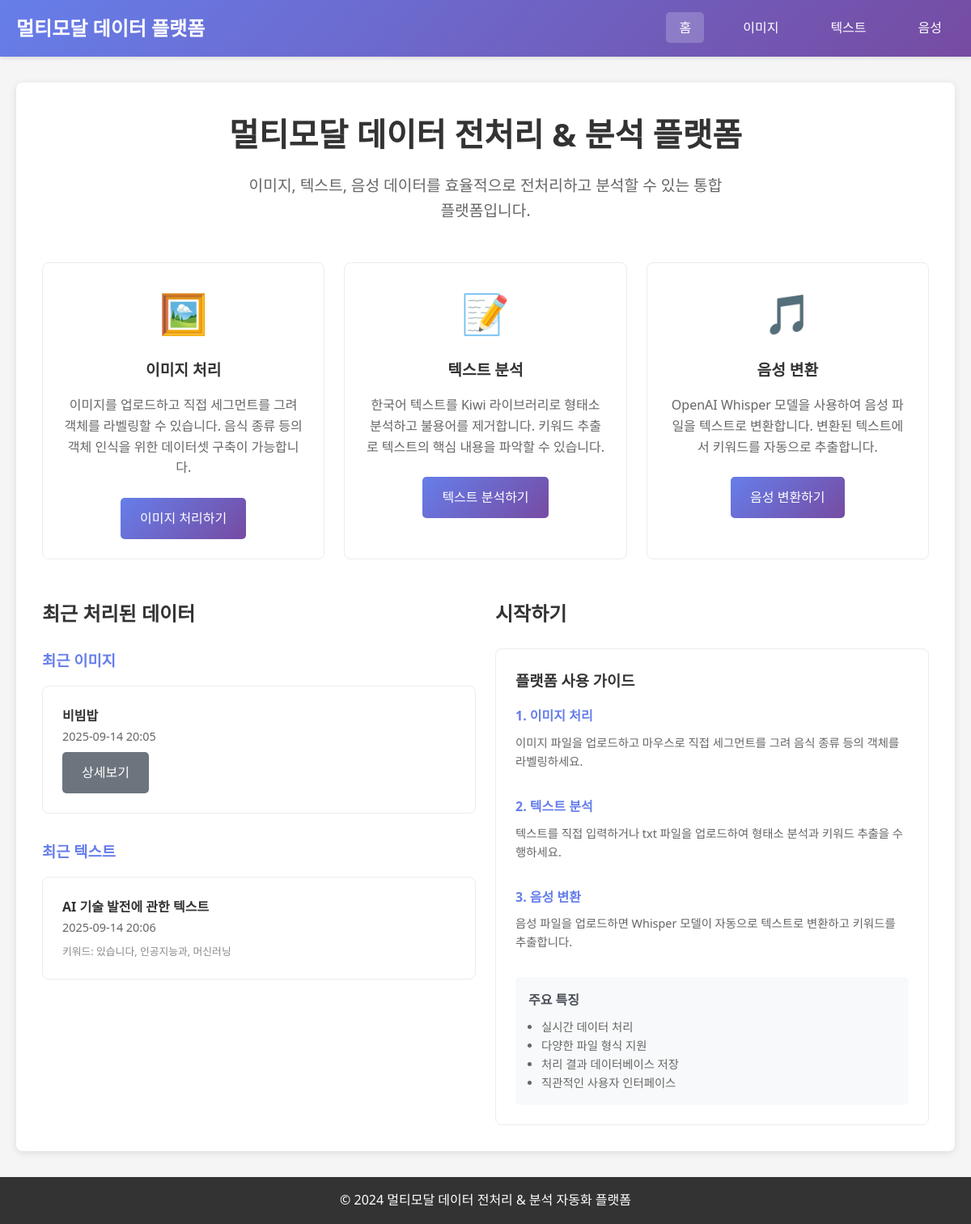
Before: / with the older database file.
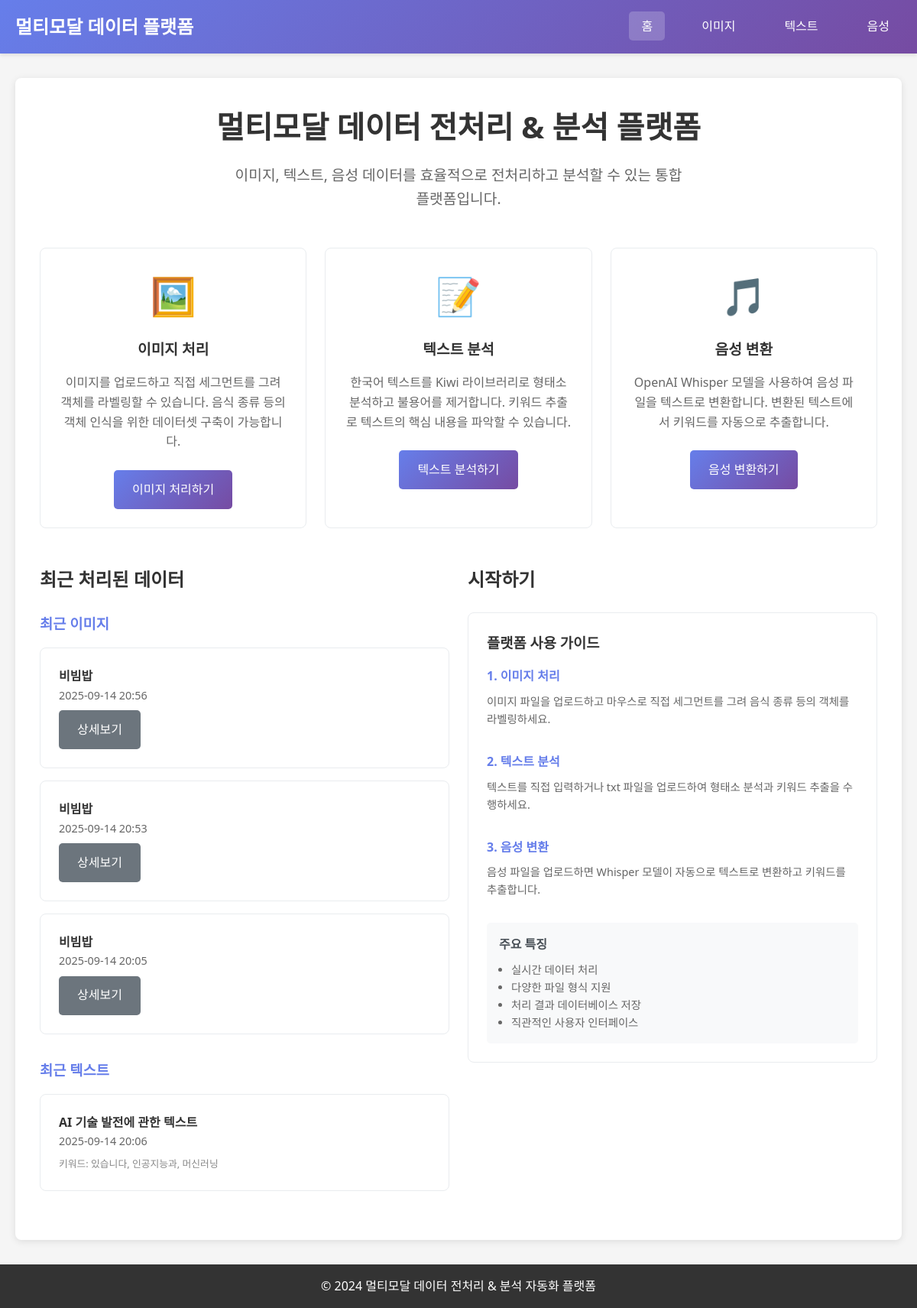
After: the same page with the newer database file.
### multimodal/models.py (models this page shows, shortened)
class ImageData(models.Model):
    title = models.CharField(max_length=200, verbose_name="제목")
    image_file = models.ImageField(upload_to='images/', verbose_name="이미지 파일")
    uploaded_at = models.DateTimeField(auto_now_add=True, verbose_name="업로드 시간")
    user = models.ForeignKey(User, on_delete=models.CASCADE, null=True, blank=True)
    class Meta:
        verbose_name = "이미지 데이터"
        verbose_name_plural = "이미지 데이터"

class TextData(models.Model):
    title = models.CharField(max_length=200, verbose_name="제목")
    original_text = models.TextField(verbose_name="원본 텍스트")
    processed_text = models.TextField(blank=True, verbose_name="처리된 텍스트")
    morphemes = models.JSONField(default=list, verbose_name="형태소 분석 결과")  # [{"word": str, "pos": str}, ...]
    keywords = models.JSONField(default=list, verbose_name="키워드 추출 결과")  # [str, ...]
    created_at = models.DateTimeField(auto_now_add=True)
    user = models.ForeignKey(User, on_delete=models.CASCADE, null=True, blank=True)
    class Meta:
        verbose_name = "텍스트 데이터"
        verbose_name_plural = "텍스트 데이터"

### multimodal/views.py (the view)
# urls.py: 2. Add a URL to urlpatterns:  path('', views.home, name='home')
def home(request):
    context = {
        'recent_images': ImageData.objects.order_by('-uploaded_at')[:3],
        'recent_texts': TextData.objects.order_by('-created_at')[:3],
        'recent_audios': AudioData.objects.order_by('-uploaded_at')[:3],
    }
    return render(request, 'multimodal/home.html', context)

### multimodal/templates/multimodal/home.html (shortened to what this page needs)
{% extends 'multimodal/base.html' %}
{% block content %}
<div style="text-align: center; margin-bottom: 3rem;">
    <h1 style="font-size: 2.5rem; color: #333; margin-bottom: 1rem;">멀티모달 데이터 전처리 & 분석 플랫폼</h1>
    <p style="font-size: 1.2rem; color: #666; max-width: 600px; margin: 0 auto;">
        이미지, 텍스트, 음성 데이터를 효율적으로 전처리하고 분석할 수 있는 통합 플랫폼입니다.
    </p>
</div>
<div class="grid grid-3" style="margin-bottom: 3rem;">
    <div class="card" style="text-align: center;">
        <div style="font-size: 3rem; color: #667eea; margin-bottom: 1rem;">🖼️</div>
        <h3 class="card-title">이미지 처리</h3>
        <p style="color: #666; margin-bottom: 1.5rem;">
            이미지를 업로드하고 직접 세그먼트를 그려 객체를 라벨링할 수 있습니다. 음식 종류 등의 객체 인식을 위한 데이터셋 구축이 가능합니다.
        </p>
        <a href="{% url 'multimodal:image_tab' %}" class="btn btn-primary">이미지 처리하기</a>
    </div>
    <div class="card" style="text-align: center;">
        <div style="font-size: 3rem; color: #667eea; margin-bottom: 1rem;">📝</div>
        <h3 class="card-title">텍스트 분석</h3>
        <p style="color: #666; margin-bottom: 1.5rem;">
            한국어 텍스트를 Kiwi 라이브러리로 형태소 분석하고 불용어를 제거합니다. 키워드 추출로 텍스트의 핵심 내용을 파악할 수 있습니다.
        </p>
        <a href="{% url 'multimodal:text_tab' %}" class="btn btn-primary">텍스트 분석하기</a>
    </div>
    <div class="card" style="text-align: center;">
        <div style="font-size: 3rem; color: #667eea; margin-bottom: 1rem;">🎵</div>
        <h3 class="card-title">음성 변환</h3>
        <p style="color: #666; margin-bottom: 1.5rem;">
            OpenAI Whisper 모델을 사용하여 음성 파일을 텍스트로 변환합니다. 변환된 텍스트에서 키워드를 자동으로 추출합니다.
        </p>
        <a href="{% url 'multimodal:audio_tab' %}" class="btn btn-primary">음성 변환하기</a>
    </div>
</div>
<div class="grid grid-2">
    <div>
        <h2 style="margin-bottom: 1.5rem; color: #333;">최근 처리된 데이터</h2>
        {% if recent_images %}
            <h3 style="color: #667eea; margin-bottom: 1rem;">최근 이미지</h3>
            <div class="grid" style="gap: 1rem; margin-bottom: 2rem;">
                {% for image in recent_images %}
                    <div class="card">
                        <h4>{{ image.title }}</h4>
                        <p style="color: #666; font-size: 0.9rem;">{{ image.uploaded_at|date:"Y-m-d H:i" }}</p>
                        <a href="{% url 'multimodal:image_detail' image.id %}" class="btn btn-secondary" style="margin-top: 0.5rem;">상세보기</a>
                    </div>
                {% endfor %}
            </div>
        {% endif %}
        {% if recent_texts %}
            <h3 style="color: #667eea; margin-bottom: 1rem;">최근 텍스트</h3>
            <div class="grid" style="gap: 1rem; margin-bottom: 2rem;">
                {% for text in recent_texts %}
                    <div class="card">
                        <h4>{{ text.title }}</h4>
                        <p style="color: #666; font-size: 0.9rem;">{{ text.created_at|date:"Y-m-d H:i" }}</p>
                        <p style="color: #888; font-size: 0.8rem; margin-top: 0.5rem;">
                            키워드: {% for keyword in text.keywords|slice:":3" %}{{ keyword }}{% if not forloop.last %}, {% endif %}{% endfor %}
                        </p>
                    </div>
                {% endfor %}
            </div>
        {% endif %}
    </div>
    <div>
        <h2 style="margin-bottom: 1.5rem; color: #333;">시작하기</h2>
        <div class="card">
            <h3 style="margin-bottom: 1rem;">플랫폼 사용 가이드</h3>
            <div style="margin-bottom: 2rem;">
                <h4 style="color: #667eea; margin-bottom: 0.5rem;">1. 이미지 처리</h4>
                <p style="font-size: 0.9rem; color: #666; margin-bottom: 1rem;">
                    이미지 파일을 업로드하고 마우스로 직접 세그먼트를 그려 음식 종류 등의 객체를 라벨링하세요.
                </p>
            </div>
            <div style="margin-bottom: 2rem;">
                <h4 style="color: #667eea; margin-bottom: 0.5rem;">2. 텍스트 분석</h4>
                <p style="font-size: 0.9rem; color: #666; margin-bottom: 1rem;">
                    텍스트를 직접 입력하거나 txt 파일을 업로드하여 형태소 분석과 키워드 추출을 수행하세요.
                </p>
            </div>
            <div style="margin-bottom: 2rem;">
                <h4 style="color: #667eea; margin-bottom: 0.5rem;">3. 음성 변환</h4>
                <p style="font-size: 0.9rem; color: #666; margin-bottom: 1rem;">
                    음성 파일을 업로드하면 Whisper 모델이 자동으로 텍스트로 변환하고 키워드를 추출합니다.
                </p>
            </div>
            <div style="background: #f8f9fa; padding: 1rem; border-radius: 5px;">
                <h4 style="color: #495057; margin-bottom: 0.5rem;">주요 특징</h4>
                <ul style="margin-left: 1rem; color: #666; font-size: 0.9rem;">
                    <li>실시간 데이터 처리</li>
                    <li>다양한 파일 형식 지원</li>
                    <li>처리 결과 데이터베이스 저장</li>
                    <li>직관적인 사용자 인터페이스</li>
                </ul>
            </div>
        </div>
    </div>
</div>
{% endblock %}

### multimodal/templates/multimodal/base.html (shortened to what this page needs)
<!DOCTYPE html>
<html lang="ko">
<head>
</head>
<body>
    <header>
        <div class="container">
            <div class="header-content">
                <div class="logo">
                    <h1>멀티모달 데이터 플랫폼</h1>
                </div>
                <nav>
                    <ul>
                        <li><a href="{% url 'multimodal:home' %}" {% if request.resolver_match.url_name == 'home' %}class="active"{% endif %}>홈</a></li>
                        <li><a href="{% url 'multimodal:image_tab' %}" {% if 'image' in request.resolver_match.url_name %}class="active"{% endif %}>이미지</a></li>
                        <li><a href="{% url 'multimodal:text_tab' %}" {% if 'text' in request.resolver_match.url_name %}class="active"{% endif %}>텍스트</a></li>
                        <li><a href="{% url 'multimodal:audio_tab' %}" {% if 'audio' in request.resolver_match.url_name %}class="active"{% endif %}>음성</a></li>
                    </ul>
                </nav>
            </div>
        </div>
    </header>
    <main>
        <div class="container">
            <div class="content-wrapper">
                {% block content %}{% endblock %}
            </div>
        </div>
    </main>
    <footer>
        <div class="container">
            <p>&copy; 2024 멀티모달 데이터 전처리 & 분석 자동화 플랫폼</p>
        </div>
    </footer>
</body>
</html>

### multimodal/templates/multimodal/base.html (style rules this page uses)
* { margin: 0; padding: 0; box-sizing: border-box; }
body { font-family: 'Segoe UI', Tahoma, Geneva, Verdana, sans-serif; line-height: 1.6; color: #333; background-color: #f5f5f5; }
.container { max-width: 1200px; margin: 0 auto; padding: 0 20px; }
header { background: linear-gradient(135deg, #667eea 0%, #764ba2 100%); color: white; padding: 1rem 0; box-shadow: 0 2px 5px rgba(0,0,0,0.1); }
.header-content { display: flex; justify-content: space-between; align-items: center; }
.logo h1 { font-size: 1.5rem; font-weight: 600; }
nav ul { list-style: none; display: flex; gap: 2rem; }
nav a { color: white; text-decoration: none; padding: 0.5rem 1rem; border-radius: 5px; transition: background-color 0.3s; }
nav a:hover, nav a.active { background-color: rgba(255,255,255,0.2); }
main { margin: 2rem 0; min-height: calc(100vh - 140px); }
.content-wrapper { background: white; border-radius: 8px; box-shadow: 0 2px 10px rgba(0,0,0,0.1); padding: 2rem; }
.btn { padding: 0.8rem 1.5rem; border: none; border-radius: 5px; cursor: pointer; font-size: 1rem; text-decoration: none; display: inline-block; text-align: center; transition: all 0.3s; }
.btn-primary { background: linear-gradient(135deg, #667eea 0%, #764ba2 100%); color: white; }
.btn-secondary { background: #6c757d; color: white; }
.grid { display: grid; gap: 1.5rem; }
.grid-2 { grid-template-columns: repeat(auto-fit, minmax(300px, 1fr)); }
.grid-3 { grid-template-columns: repeat(auto-fit, minmax(250px, 1fr)); }
.card { background: white; border: 1px solid #e9ecef; border-radius: 8px; padding: 1.5rem; transition: transform 0.3s, box-shadow 0.3s; }
.card-title { font-size: 1.2rem; margin-bottom: 1rem; color: #333; }
footer { background: #333; color: white; text-align: center; padding: 1rem 0; margin-top: auto; }

Changed rows visible on the page:
added ImageData: title "비빔밥", uploaded_at "2025-09-14 20:56"
added ImageData: title "비빔밥", uploaded_at "2025-09-14 20:53"
